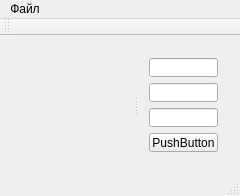
<?xml version="1.0" encoding="UTF-8"?>
<ui version="4.0">
 <class>MainWindow</class>
 <widget class="QMainWindow" name="MainWindow">
  <property name="geometry">
   <rect>
    <x>0</x>
    <y>0</y>
    <width>240</width>
    <height>196</height>
   </rect>
  </property>
  <property name="minimumSize">
   <size>
    <width>240</width>
    <height>196</height>
   </size>
  </property>
  <property name="windowTitle">
   <string>RGMResearcher</string>
  </property>
  <widget class="QWidget" name="centralWidget">
   <layout class="QGridLayout" name="gridLayout">
    <item row="0" column="0">
     <widget class="QSplitter" name="splitter">
      <property name="orientation">
       <enum>Qt::Horizontal</enum>
      </property>
      <widget class="GraphView" name="graphView" native="true"/>
      <widget class="QWidget" name="widget" native="true">
       <property name="minimumSize">
        <size>
         <width>91</width>
         <height>0</height>
        </size>
       </property>
       <property name="maximumSize">
        <size>
         <width>91</width>
         <height>16777215</height>
        </size>
       </property>
       <layout class="QVBoxLayout" name="verticalLayout">
        <item>
         <widget class="QLineEdit" name="lineEdit">
          <property name="sizePolicy">
           <sizepolicy hsizetype="Maximum" vsizetype="Fixed">
            <horstretch>0</horstretch>
            <verstretch>0</verstretch>
           </sizepolicy>
          </property>
         </widget>
        </item>
        <item>
         <widget class="QLineEdit" name="lineEdit_2">
          <property name="sizePolicy">
           <sizepolicy hsizetype="Maximum" vsizetype="Fixed">
            <horstretch>0</horstretch>
            <verstretch>0</verstretch>
           </sizepolicy>
          </property>
         </widget>
        </item>
        <item>
         <widget class="QLineEdit" name="lineEdit_3">
          <property name="sizePolicy">
           <sizepolicy hsizetype="Maximum" vsizetype="Fixed">
            <horstretch>0</horstretch>
            <verstretch>0</verstretch>
           </sizepolicy>
          </property>
         </widget>
        </item>
        <item>
         <widget class="QPushButton" name="pushButton">
          <property name="enabled">
           <bool>true</bool>
          </property>
          <property name="sizePolicy">
           <sizepolicy hsizetype="Maximum" vsizetype="Fixed">
            <horstretch>0</horstretch>
            <verstretch>0</verstretch>
           </sizepolicy>
          </property>
          <property name="text">
           <string>PushButton</string>
          </property>
          <property name="autoDefault">
           <bool>false</bool>
          </property>
          <property name="default">
           <bool>false</bool>
          </property>
          <property name="flat">
           <bool>false</bool>
          </property>
         </widget>
        </item>
        <item>
         <spacer name="verticalSpacer">
          <property name="orientation">
           <enum>Qt::Vertical</enum>
          </property>
          <property name="sizeHint" stdset="0">
           <size>
            <width>20</width>
            <height>40</height>
           </size>
          </property>
         </spacer>
        </item>
       </layout>
      </widget>
     </widget>
    </item>
   </layout>
  </widget>
  <widget class="QMenuBar" name="menuBar">
   <property name="geometry">
    <rect>
     <x>0</x>
     <y>0</y>
     <width>240</width>
     <height>21</height>
    </rect>
   </property>
   <widget class="QMenu" name="menu">
    <property name="title">
     <string>Файл</string>
    </property>
    <addaction name="open"/>
    <addaction name="save"/>
    <addaction name="separator"/>
    <addaction name="exit"/>
   </widget>
   <addaction name="menu"/>
  </widget>
  <widget class="QToolBar" name="mainToolBar">
   <attribute name="toolBarArea">
    <enum>TopToolBarArea</enum>
   </attribute>
   <attribute name="toolBarBreak">
    <bool>false</bool>
   </attribute>
  </widget>
  <widget class="QStatusBar" name="statusBar"/>
  <action name="open">
   <property name="text">
    <string>Открыть</string>
   </property>
   <property name="shortcut">
    <string>Ctrl+O</string>
   </property>
  </action>
  <action name="save">
   <property name="text">
    <string>Сохранить</string>
   </property>
   <property name="shortcut">
    <string>Ctrl+S</string>
   </property>
  </action>
  <action name="exit">
   <property name="text">
    <string>Выйти</string>
   </property>
   <property name="shortcut">
    <string>Ctrl+Q</string>
   </property>
  </action>
 </widget>
 <layoutdefault spacing="6" margin="11"/>
 <customwidgets>
  <customwidget>
   <class>GraphView</class>
   <extends>QWidget</extends>
   <header location="global">graphview.h</header>
   <container>1</container>
  </customwidget>
 </customwidgets>
 <resources/>
 <connections/>
</ui>
